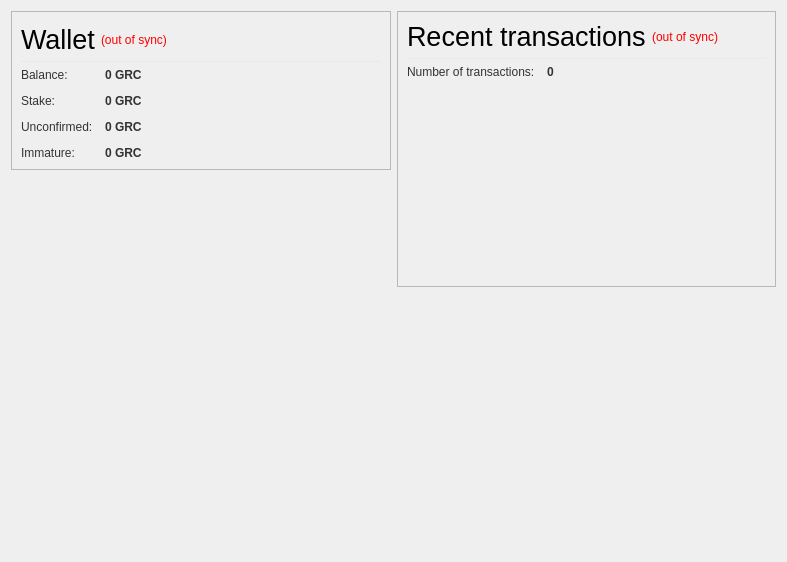
<?xml version="1.0" encoding="UTF-8"?>
<ui version="4.0">
 <class>OverviewPage</class>
 <widget class="QWidget" name="OverviewPage">
  <property name="geometry">
   <rect>
    <x>0</x>
    <y>0</y>
    <width>787</width>
    <height>562</height>
   </rect>
  </property>
  <property name="windowTitle">
   <string>Form</string>
  </property>
  <layout class="QHBoxLayout" name="horizontalLayout" stretch="1,1">
   <item>
    <layout class="QVBoxLayout" name="verticalLayout_2">
     <item>
      <widget class="QFrame" name="walletframe">
       <property name="frameShape">
        <enum>QFrame::StyledPanel</enum>
       </property>
       <property name="frameShadow">
        <enum>QFrame::Plain</enum>
       </property>
       <layout class="QVBoxLayout" name="verticalLayout_4">
        <property name="topMargin">
         <number>12</number>
        </property>
        <item>
         <layout class="QHBoxLayout" name="horizontalLayout_4">
          <item>
           <widget class="QLabel" name="label_5">
            <property name="font">
             <font>
              <pointsize>20</pointsize>
              <weight>50</weight>
              <bold>false</bold>
             </font>
            </property>
            <property name="styleSheet">
             <string notr="true">QLabel { color: #000; border: none;}</string>
            </property>
            <property name="frameShape">
             <enum>QFrame::NoFrame</enum>
            </property>
            <property name="frameShadow">
             <enum>QFrame::Plain</enum>
            </property>
            <property name="text">
             <string>Wallet</string>
            </property>
           </widget>
          </item>
          <item>
           <widget class="QLabel" name="labelWalletStatus">
            <property name="toolTip">
             <string>The displayed information may be out of date. Your wallet automatically synchronizes with the GoldRushCoin network after a connection is established, but this process has not completed yet.</string>
            </property>
            <property name="styleSheet">
             <string notr="true">QLabel { color: red; border-radius: none; border: 0; }</string>
            </property>
            <property name="text">
             <string notr="true">(out of sync)</string>
            </property>
            <property name="alignment">
             <set>Qt::AlignLeading|Qt::AlignLeft|Qt::AlignVCenter</set>
            </property>
           </widget>
          </item>
          <item>
           <spacer name="horizontalSpacer">
            <property name="orientation">
             <enum>Qt::Horizontal</enum>
            </property>
            <property name="sizeHint" stdset="0">
             <size>
              <width>40</width>
              <height>20</height>
             </size>
            </property>
           </spacer>
          </item>
         </layout>
        </item>
        <item>
         <widget class="Line" name="line_2">
          <property name="maximumSize">
           <size>
            <width>16777215</width>
            <height>1</height>
           </size>
          </property>
          <property name="styleSheet">
           <string notr="true">height:1px;border:none;background-color: #e8e9eb; font-size:0; line-height:0;</string>
          </property>
          <property name="frameShadow">
           <enum>QFrame::Plain</enum>
          </property>
          <property name="orientation">
           <enum>Qt::Horizontal</enum>
          </property>
         </widget>
        </item>
        <item>
         <layout class="QFormLayout" name="formLayout_2">
          <property name="fieldGrowthPolicy">
           <enum>QFormLayout::AllNonFixedFieldsGrow</enum>
          </property>
          <property name="horizontalSpacing">
           <number>12</number>
          </property>
          <property name="verticalSpacing">
           <number>12</number>
          </property>
          <item row="0" column="1">
           <widget class="QLabel" name="labelBalance">
            <property name="font">
             <font>
              <weight>75</weight>
              <bold>true</bold>
             </font>
            </property>
            <property name="cursor">
             <cursorShape>IBeamCursor</cursorShape>
            </property>
            <property name="toolTip">
             <string>Your current balance</string>
            </property>
            <property name="styleSheet">
             <string notr="true">QLabel { border:none; color: #333;}</string>
            </property>
            <property name="text">
             <string notr="true">0 GRC</string>
            </property>
            <property name="textInteractionFlags">
             <set>Qt::LinksAccessibleByMouse|Qt::TextSelectableByKeyboard|Qt::TextSelectableByMouse</set>
            </property>
           </widget>
          </item>
          <item row="1" column="0">
           <widget class="QLabel" name="label_6">
            <property name="styleSheet">
             <string notr="true">QLabel { border:none; color: #333;}</string>
            </property>
            <property name="text">
             <string>Stake:</string>
            </property>
           </widget>
          </item>
          <item row="1" column="1">
           <widget class="QLabel" name="labelStake">
            <property name="font">
             <font>
              <weight>75</weight>
              <bold>true</bold>
             </font>
            </property>
            <property name="cursor">
             <cursorShape>IBeamCursor</cursorShape>
            </property>
            <property name="toolTip">
             <string>Total of coins that was staked, and do not yet count toward the current balance</string>
            </property>
            <property name="styleSheet">
             <string notr="true">QLabel { border:none; color: #333;}</string>
            </property>
            <property name="text">
             <string notr="true">0 GRC</string>
            </property>
            <property name="textInteractionFlags">
             <set>Qt::LinksAccessibleByMouse|Qt::TextSelectableByKeyboard|Qt::TextSelectableByMouse</set>
            </property>
           </widget>
          </item>
          <item row="2" column="0">
           <widget class="QLabel" name="label_3">
            <property name="styleSheet">
             <string notr="true">QLabel { border:none; color: #333;}</string>
            </property>
            <property name="text">
             <string>Unconfirmed:</string>
            </property>
           </widget>
          </item>
          <item row="2" column="1">
           <widget class="QLabel" name="labelUnconfirmed">
            <property name="font">
             <font>
              <weight>75</weight>
              <bold>true</bold>
             </font>
            </property>
            <property name="cursor">
             <cursorShape>IBeamCursor</cursorShape>
            </property>
            <property name="toolTip">
             <string>Total of transactions that have yet to be confirmed, and do not yet count toward the current balance</string>
            </property>
            <property name="styleSheet">
             <string notr="true">QLabel { border:none; color: #333;}</string>
            </property>
            <property name="text">
             <string notr="true">0 GRC</string>
            </property>
            <property name="textInteractionFlags">
             <set>Qt::LinksAccessibleByMouse|Qt::TextSelectableByKeyboard|Qt::TextSelectableByMouse</set>
            </property>
           </widget>
          </item>
          <item row="3" column="0">
           <widget class="QLabel" name="labelImmatureText">
            <property name="styleSheet">
             <string notr="true">QLabel { border:none; color: #333;}</string>
            </property>
            <property name="text">
             <string>Immature:</string>
            </property>
           </widget>
          </item>
          <item row="3" column="1">
           <widget class="QLabel" name="labelImmature">
            <property name="font">
             <font>
              <weight>75</weight>
              <bold>true</bold>
             </font>
            </property>
            <property name="toolTip">
             <string>Mined balance that has not yet matured</string>
            </property>
            <property name="styleSheet">
             <string notr="true">QLabel { border:none; color: #333;}</string>
            </property>
            <property name="text">
             <string notr="true">0 GRC</string>
            </property>
            <property name="textInteractionFlags">
             <set>Qt::LinksAccessibleByMouse|Qt::TextSelectableByKeyboard|Qt::TextSelectableByMouse</set>
            </property>
           </widget>
          </item>
          <item row="0" column="0">
           <widget class="QLabel" name="label">
            <property name="styleSheet">
             <string notr="true">QLabel { border:none; color: #333;}</string>
            </property>
            <property name="frameShape">
             <enum>QFrame::NoFrame</enum>
            </property>
            <property name="lineWidth">
             <number>1</number>
            </property>
            <property name="text">
             <string>Balance:</string>
            </property>
            <property name="alignment">
             <set>Qt::AlignLeading|Qt::AlignLeft|Qt::AlignVCenter</set>
            </property>
           </widget>
          </item>
         </layout>
        </item>
       </layout>
      </widget>
     </item>
     <item>
      <spacer name="verticalSpacer">
       <property name="orientation">
        <enum>Qt::Vertical</enum>
       </property>
       <property name="sizeHint" stdset="0">
        <size>
         <width>20</width>
         <height>40</height>
        </size>
       </property>
      </spacer>
     </item>
     <item>
      <widget class="QLabel" name="label_61">
       <property name="text">
        <string/>
       </property>
       <property name="pixmap">
        <pixmap resource="../bitcoin.qrc">:/images/wallet_bgcoin</pixmap>
       </property>
       <property name="scaledContents">
        <bool>false</bool>
       </property>
       <property name="alignment">
        <set>Qt::AlignBottom|Qt::AlignLeading|Qt::AlignLeft</set>
       </property>
       <property name="wordWrap">
        <bool>false</bool>
       </property>
       <property name="margin">
        <number>0</number>
       </property>
       <property name="indent">
        <number>0</number>
       </property>
       <property name="openExternalLinks">
        <bool>false</bool>
       </property>
      </widget>
     </item>
     <item>
      <spacer name="verticalSpacer_3">
       <property name="orientation">
        <enum>Qt::Vertical</enum>
       </property>
       <property name="sizeHint" stdset="0">
        <size>
         <width>20</width>
         <height>40</height>
        </size>
       </property>
      </spacer>
     </item>
    </layout>
   </item>
   <item>
    <layout class="QVBoxLayout" name="verticalLayout_3">
     <item>
      <widget class="QFrame" name="recenttransactionsframe">
       <property name="frameShape">
        <enum>QFrame::StyledPanel</enum>
       </property>
       <property name="frameShadow">
        <enum>QFrame::Plain</enum>
       </property>
       <layout class="QVBoxLayout" name="verticalLayout" stretch="0,0,0,0">
        <item>
         <layout class="QHBoxLayout" name="horizontalLayout_2">
          <item>
           <widget class="QLabel" name="label_4">
            <property name="font">
             <font>
              <pointsize>20</pointsize>
             </font>
            </property>
            <property name="focusPolicy">
             <enum>Qt::NoFocus</enum>
            </property>
            <property name="styleSheet">
             <string notr="true">QLabel { color: #000000; border: none;}</string>
            </property>
            <property name="text">
             <string>Recent transactions</string>
            </property>
           </widget>
          </item>
          <item>
           <widget class="QLabel" name="labelTransactionsStatus">
            <property name="toolTip">
             <string>The displayed information may be out of date. Your wallet automatically synchronizes with the GoldRushCoin network after a connection is established, but this process has not completed yet.</string>
            </property>
            <property name="styleSheet">
             <string notr="true">QLabel { color: red; border-radius: 0; border:none;}</string>
            </property>
            <property name="text">
             <string notr="true">(out of sync)</string>
            </property>
            <property name="alignment">
             <set>Qt::AlignRight|Qt::AlignTrailing|Qt::AlignVCenter</set>
            </property>
           </widget>
          </item>
          <item>
           <spacer name="horizontalSpacer_2">
            <property name="orientation">
             <enum>Qt::Horizontal</enum>
            </property>
            <property name="sizeHint" stdset="0">
             <size>
              <width>40</width>
              <height>20</height>
             </size>
            </property>
           </spacer>
          </item>
         </layout>
        </item>
        <item>
         <widget class="Line" name="line">
          <property name="maximumSize">
           <size>
            <width>16777215</width>
            <height>1</height>
           </size>
          </property>
          <property name="styleSheet">
           <string notr="true">height:1px;border:none;background-color: #e8e9eb; font-size:0; line-height:0;</string>
          </property>
          <property name="orientation">
           <enum>Qt::Horizontal</enum>
          </property>
         </widget>
        </item>
        <item>
         <layout class="QFormLayout" name="formLayout_3">
          <property name="fieldGrowthPolicy">
           <enum>QFormLayout::AllNonFixedFieldsGrow</enum>
          </property>
          <property name="horizontalSpacing">
           <number>12</number>
          </property>
          <property name="verticalSpacing">
           <number>12</number>
          </property>
          <item row="0" column="0">
           <widget class="QLabel" name="label_10">
            <property name="styleSheet">
             <string notr="true">QLabel { border:none; color: #333;}</string>
            </property>
            <property name="text">
             <string>Number of transactions:</string>
            </property>
           </widget>
          </item>
          <item row="0" column="1">
           <widget class="QLabel" name="labelNumTransactions">
            <property name="font">
             <font>
              <weight>75</weight>
              <bold>true</bold>
             </font>
            </property>
            <property name="toolTip">
             <string>Total number of transactions in wallet</string>
            </property>
            <property name="styleSheet">
             <string notr="true">QLabel { border:none; color: #333;}</string>
            </property>
            <property name="text">
             <string notr="true">0</string>
            </property>
           </widget>
          </item>
         </layout>
        </item>
        <item>
         <widget class="QListView" name="listTransactions">
          <property name="styleSheet">
           <string notr="true">QListView { background: transparent; border-radius:0; border:none;}</string>
          </property>
          <property name="frameShape">
           <enum>QFrame::NoFrame</enum>
          </property>
          <property name="verticalScrollBarPolicy">
           <enum>Qt::ScrollBarAsNeeded</enum>
          </property>
          <property name="horizontalScrollBarPolicy">
           <enum>Qt::ScrollBarAlwaysOff</enum>
          </property>
          <property name="autoScroll">
           <bool>true</bool>
          </property>
          <property name="selectionMode">
           <enum>QAbstractItemView::NoSelection</enum>
          </property>
         </widget>
        </item>
       </layout>
      </widget>
     </item>
     <item>
      <spacer name="verticalSpacer_2">
       <property name="orientation">
        <enum>Qt::Vertical</enum>
       </property>
       <property name="sizeHint" stdset="0">
        <size>
         <width>20</width>
         <height>40</height>
        </size>
       </property>
      </spacer>
     </item>
     <item>
      <widget class="QFrame" name="frame_3">
       <property name="minimumSize">
        <size>
         <width>0</width>
         <height>30</height>
        </size>
       </property>
       <property name="styleSheet">
        <string notr="true">QFrame {border:none; }</string>
       </property>
       <property name="frameShape">
        <enum>QFrame::StyledPanel</enum>
       </property>
       <property name="frameShadow">
        <enum>QFrame::Raised</enum>
       </property>
      </widget>
     </item>
    </layout>
   </item>
  </layout>
 </widget>
 <tabstops>
  <tabstop>listTransactions</tabstop>
 </tabstops>
 <resources>
  <include location="../bitcoin.qrc"/>
 </resources>
 <connections/>
</ui>
